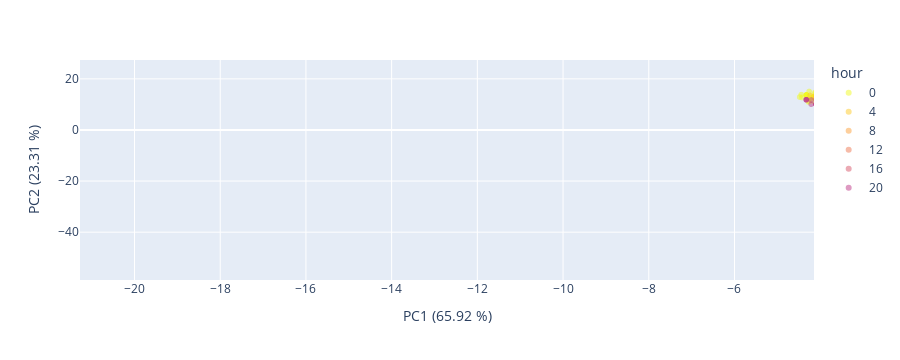
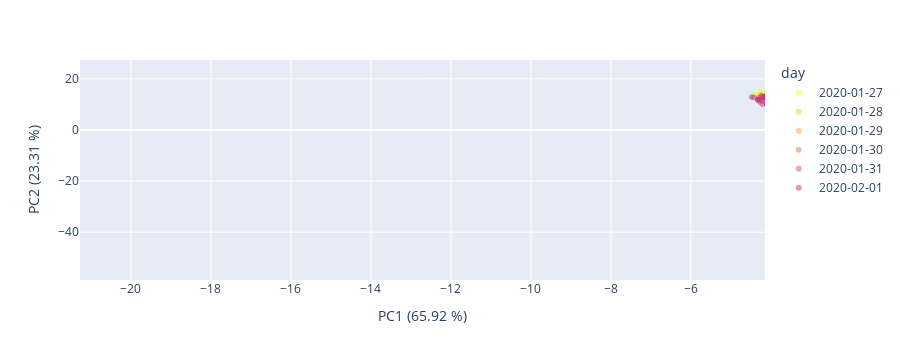

The code cell stored with these charts, in order, in its notebook:
### Markdown cell above
We build another PCA just to visually investigate the effect on no occupant data.

### Code cell
# unzipping vectors inside the single column to multiple columns
pca_no_occupants_unzipped = pca_no_occupants.withColumn("feature", vector_to_array("pcaFeatures")).select(["timestamp"]+[col("feature")[i] for i in range(n_components)])

# zero-ing the first component of the pca, to remove it from re-projection in the original space
pca_no_occupants_unzipped = pca_no_occupants_unzipped.withColumn('feature[0]',lit(0))

# re-zipping features into single column
invert_columns_to_convert = pca_no_occupants_unzipped.columns
invert_columns_to_convert.remove('timestamp')
assembler_invert = VectorAssembler(inputCols = invert_columns_to_convert, outputCol = 'pcaFeatures')
pca_no_occupants_zipped = assembler_invert.transform(pca_no_occupants_unzipped).select(['timestamp', 'pcaFeatures']).orderBy('timestamp')

# re-projecting to the original space
inv_transf = spark.createDataFrame(pca.inverse_transform(pca_no_occupants_zipped, schema=cols_to_process))

# Define new PCA model
pca_after_corr = PCAWrapper(k=2, inputCol="pcaFeatures", outputCol="pcaFeatures2", centering_data=True)

# Fit the model to the data
assembled_df_no_occupants_2 = assembler.transform(inv_transf)
pca_after_corr = pca_after_corr.fit(assembled_df_no_occupants_2)
var_new_proj = pca_after_corr.explainedVariance

# Transform the data
pca_no_occupants2 = pca_after_corr.transform(assembled_df_no_occupants_2)
pca_no_occupants2_ = pca_no_occupants2.withColumn("hour", hour(pca_no_occupants2.timestamp)) \
                                .where("timestamp >= '2020-01-27' AND timestamp < '2020-02-02'") \
                                .where("hour=0 OR hour=4 OR hour=8 OR hour=12 OR hour=16 OR hour=20")

df_visual2 = pca_no_occupants2_.select(['timestamp','pcaFeatures2']).toPandas()
visual_data_2 = np.array(df_visual2['pcaFeatures2'].tolist())
df_visual.head()

# Plots
    
visual_data_day_df_2 = pd.DataFrame({'PC1':visual_data_2[:,1], 'PC2':visual_data_2[:,0], 'day':pd.to_datetime(df_visual2['timestamp']).dt.date})
visual_data_hours_df_2 = pd.DataFrame({'PC1':visual_data_2[:,1], 'PC2':visual_data_2[:,0], 'hour':pd.to_datetime(df_visual2['timestamp']).dt.hour.astype('str')})

## Plot no occupant data after environmental correction by hour
fig = px.scatter(visual_data_hours_df_2, x='PC1', y='PC2', color='hour', opacity=0.5, color_discrete_sequence= px.colors.sequential.Plasma_r)
fig.update_traces(marker=dict(colorscale='Viridis'), selector=dict(type='scatter'))
fig.update_layout(
    xaxis_title="PC1 ({:.2f} %)".format(var_new_proj[0]*100),
    yaxis_title="PC2 ({:.2f} %)".format(var_new_proj[1]*100),
    xaxis_range=[x_min, x_max],
    yaxis_range=[y_min, y_max] 
)
fig.show()

## Plot no occupant data after environmental correction by day
fig = px.scatter(visual_data_day_df_2, x='PC1', y='PC2', color='day', opacity=0.5, color_discrete_sequence= px.colors.sequential.Plasma_r)
fig.update_traces(marker=dict(colorscale='Viridis'), selector=dict(type='scatter'))
fig.update_layout(
    xaxis_title="PC1 ({:.2f} %)".format(var_new_proj[0]*100),
    yaxis_title="PC2 ({:.2f} %)".format(var_new_proj[1]*100),
    xaxis_range=[x_min, x_max],
    yaxis_range=[y_min, y_max]   
)
fig.show()

### Figure 1 — Plotly figure (JSON) as saved in the notebook; plotly's stock layout.template omitted (floating-point values rounded to 4 significant figures; data arrays with more than 128 entries replaced by an {"elided": "..."} marker saying what was removed)
{"data": [{"hovertemplate": "hour=0<br>PC1=%{x}<br>PC2=%{y}<extra></extra>", "legendgroup": "0", "marker": {"color": "#f0f921", "opacity": 0.5, "symbol": "circle"}, "mode": "markers", "name": "0", "showlegend": true, "type": "scattergl", "x": {"elided": "1080 float values"}, "xaxis": "x", "y": {"elided": "1080 float values"}, "yaxis": "y"}, {"hovertemplate": "hour=4<br>PC1=%{x}<br>PC2=%{y}<extra></extra>", "legendgroup": "4", "marker": {"color": "#fdca26", "opacity": 0.5, "symbol": "circle"}, "mode": "markers", "name": "4", "showlegend": true, "type": "scattergl", "x": {"elided": "1080 float values"}, "xaxis": "x", "y": {"elided": "1080 float values"}, "yaxis": "y"}, {"hovertemplate": "hour=8<br>PC1=%{x}<br>PC2=%{y}<extra></extra>", "legendgroup": "8", "marker": {"color": "#fb9f3a", "opacity": 0.5, "symbol": "circle"}, "mode": "markers", "name": "8", "showlegend": true, "type": "scattergl", "x": {"elided": "1080 float values"}, "xaxis": "x", "y": {"elided": "1080 float values"}, "yaxis": "y"}, {"hovertemplate": "hour=12<br>PC1=%{x}<br>PC2=%{y}<extra></extra>", "legendgroup": "12", "marker": {"color": "#ed7953", "opacity": 0.5, "symbol": "circle"}, "mode": "markers", "name": "12", "showlegend": true, "type": "scattergl", "x": {"elided": "1080 float values"}, "xaxis": "x", "y": {"elided": "1080 float values"}, "yaxis": "y"}, {"hovertemplate": "hour=16<br>PC1=%{x}<br>PC2=%{y}<extra></extra>", "legendgroup": "16", "marker": {"color": "#d8576b", "opacity": 0.5, "symbol": "circle"}, "mode": "markers", "name": "16", "showlegend": true, "type": "scattergl", "x": {"elided": "1080 float values"}, "xaxis": "x", "y": {"elided": "1080 float values"}, "yaxis": "y"}, {"hovertemplate": "hour=20<br>PC1=%{x}<br>PC2=%{y}<extra></extra>", "legendgroup": "20", "marker": {"color": "#bd3786", "opacity": 0.5, "symbol": "circle"}, "mode": "markers", "name": "20", "showlegend": true, "type": "scattergl", "x": {"elided": "1080 float values"}, "xaxis": "x", "y": {"elided": "1080 float values"}, "yaxis": "y"}], "layout": {"height": 360, "legend": {"title": {"text": "hour"}, "tracegroupgap": 0}, "margin": {"t": 60}, "xaxis": {"anchor": "y", "domain": [0, 1], "range": [-21.27, -4.144], "title": {"text": "PC1 (65.92 %)"}, "type": "linear"}, "yaxis": {"anchor": "x", "domain": [0, 1], "range": [-58.71, 27.38], "title": {"text": "PC2 (23.31 %)"}, "type": "linear"}}}

### Figure 2 — Plotly figure (JSON) as saved in the notebook; plotly's stock layout.template omitted (floating-point values rounded to 4 significant figures; data arrays with more than 128 entries replaced by an {"elided": "..."} marker saying what was removed)
{"data": [{"hovertemplate": "day=2020-01-27<br>PC1=%{x}<br>PC2=%{y}<extra></extra>", "legendgroup": "2020-01-27", "marker": {"color": "#f0f921", "opacity": 0.5, "symbol": "circle"}, "mode": "markers", "name": "2020-01-27", "showlegend": true, "type": "scattergl", "x": {"elided": "1080 float values"}, "xaxis": "x", "y": {"elided": "1080 float values"}, "yaxis": "y"}, {"hovertemplate": "day=2020-01-28<br>PC1=%{x}<br>PC2=%{y}<extra></extra>", "legendgroup": "2020-01-28", "marker": {"color": "#fdca26", "opacity": 0.5, "symbol": "circle"}, "mode": "markers", "name": "2020-01-28", "showlegend": true, "type": "scattergl", "x": {"elided": "1080 float values"}, "xaxis": "x", "y": {"elided": "1080 float values"}, "yaxis": "y"}, {"hovertemplate": "day=2020-01-29<br>PC1=%{x}<br>PC2=%{y}<extra></extra>", "legendgroup": "2020-01-29", "marker": {"color": "#fb9f3a", "opacity": 0.5, "symbol": "circle"}, "mode": "markers", "name": "2020-01-29", "showlegend": true, "type": "scattergl", "x": {"elided": "1080 float values"}, "xaxis": "x", "y": {"elided": "1080 float values"}, "yaxis": "y"}, {"hovertemplate": "day=2020-01-30<br>PC1=%{x}<br>PC2=%{y}<extra></extra>", "legendgroup": "2020-01-30", "marker": {"color": "#ed7953", "opacity": 0.5, "symbol": "circle"}, "mode": "markers", "name": "2020-01-30", "showlegend": true, "type": "scattergl", "x": {"elided": "1080 float values"}, "xaxis": "x", "y": {"elided": "1080 float values"}, "yaxis": "y"}, {"hovertemplate": "day=2020-01-31<br>PC1=%{x}<br>PC2=%{y}<extra></extra>", "legendgroup": "2020-01-31", "marker": {"color": "#d8576b", "opacity": 0.5, "symbol": "circle"}, "mode": "markers", "name": "2020-01-31", "showlegend": true, "type": "scattergl", "x": {"elided": "1080 float values"}, "xaxis": "x", "y": {"elided": "1080 float values"}, "yaxis": "y"}, {"hovertemplate": "day=2020-02-01<br>PC1=%{x}<br>PC2=%{y}<extra></extra>", "legendgroup": "2020-02-01", "marker": {"color": "#bd3786", "opacity": 0.5, "symbol": "circle"}, "mode": "markers", "name": "2020-02-01", "showlegend": true, "type": "scattergl", "x": {"elided": "1080 float values"}, "xaxis": "x", "y": {"elided": "1080 float values"}, "yaxis": "y"}], "layout": {"height": 360, "legend": {"title": {"text": "day"}, "tracegroupgap": 0}, "margin": {"t": 60}, "xaxis": {"anchor": "y", "domain": [0, 1], "range": [-21.27, -4.144], "title": {"text": "PC1 (65.92 %)"}, "type": "linear"}, "yaxis": {"anchor": "x", "domain": [0, 1], "range": [-58.71, 27.38], "title": {"text": "PC2 (23.31 %)"}, "type": "linear"}}}
